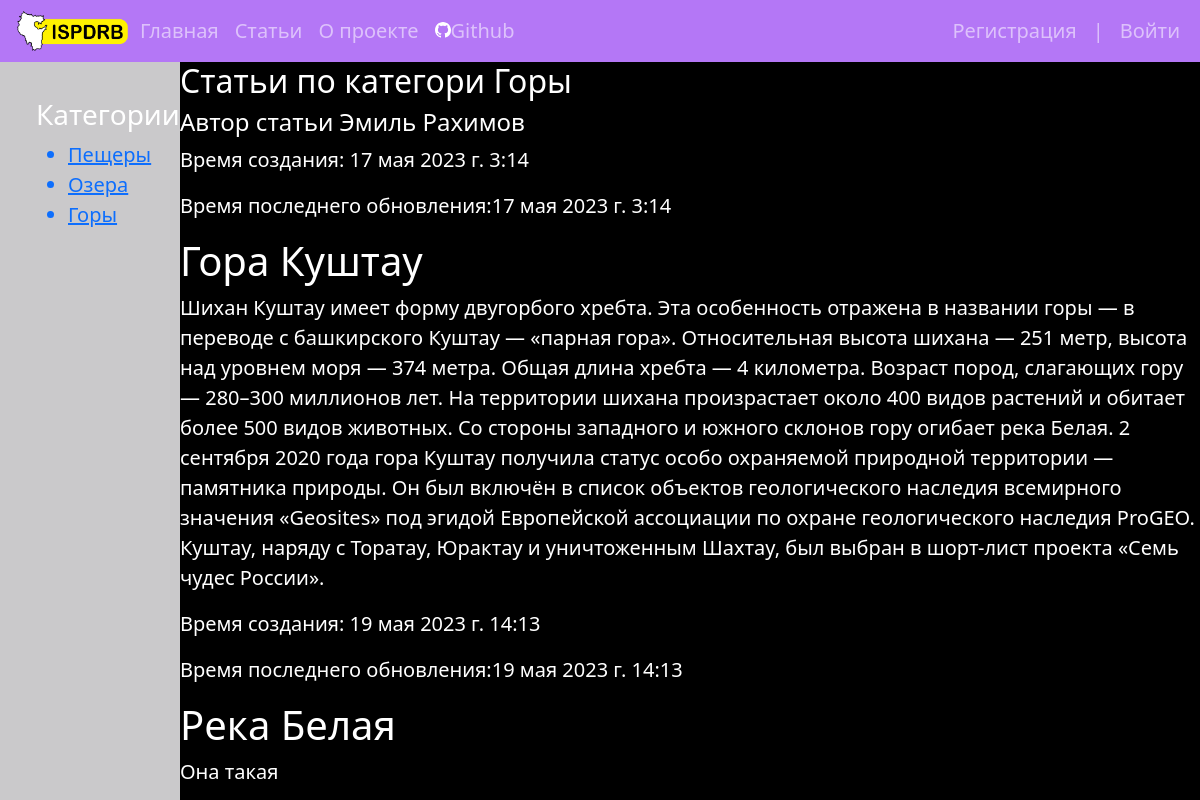
The page /articles/ on the database as committed earlier.
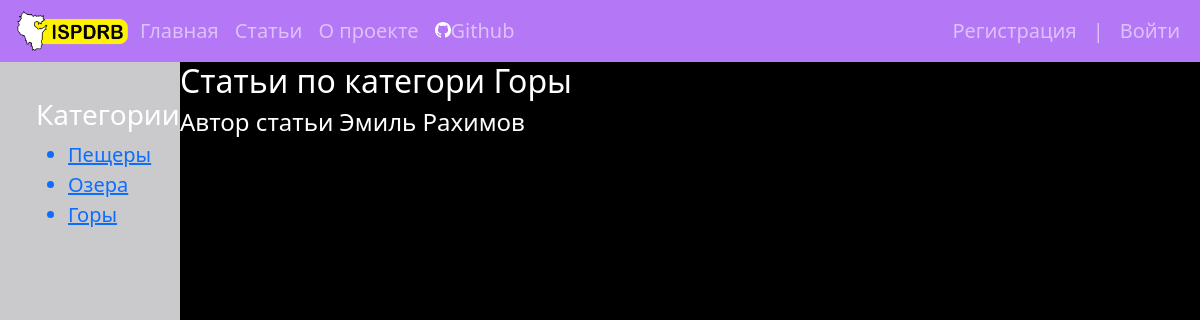
The same page on the database as committed later.
### main/models.py (models this page shows, shortened)
class Article(models.Model):
    title = models.CharField(max_length=255)
    content = models.TextField(blank=False)
    photo = models.ImageField(upload_to="photos/%Y/%m/%d/")
    time_create = models.DateTimeField(auto_now_add=True)
    time_update = models.DateTimeField(auto_now=True)
    is_published = models.BooleanField(default=True)
    class Meta:
        verbose_name = 'Статья'
        verbose_name_plural = 'Статьи'

### main/views.py (the view)
# urls.py: path('articles/', articles, name='articles'),
def articles(request):
    posts = Article.objects.all()
    context = {
        'menu': menu,
        'title': 'Статьи',
        'posts': posts
    }
    return render(request, 'main/articles.html', context=context)

### main/templates/main/articles.html
{% extends 'main/base.html' %}
{% block body  %}
<div id="articles-category">
    <h3>Категории</h3>
    <ul>
        <a href=""><li>Пещеры</li></a>
        <a href=""><li>Озера</li></a>
        <a href=""><li>Горы</li></a>
    </ul>
</div>
<div id="articles-main">
    <h2>Статьи по категори Горы</h2>
    <h4>Автор статьи Эмиль Рахимов</h4>
    {% for p in posts %}
    <p>Время создания: {{p.time_create }}</p>
    <p>Время последнего обновления:{{p.time_update}}</p>
    <h1>{{p.title}}</h1>
    <p>{{p.content}}</p>
    {% endfor  %}
</div>
{% endblock  %}

### main/templates/main/base.html (shortened to what this page needs)
<!doctype html>
{% load static %}
<html lang="en">
<head>
    <link rel="stylesheet" href="https://cdn.jsdelivr.net/npm/bootstrap@5.2.3/dist/css/bootstrap.min.css">
    <link rel = "stylesheet" href="{% static 'main/css/main.css' %}">
</head>
<body>
<nav class="navbar navbar-dark navbar-expand-lg" style="background-color: #b477f6;">
  <div class="container-fluid">
    <a class="nav-link" aria-current="page" href="{% url 'main' %}">
    <img id="site-logo" src="{% static 'main/img/Logo.png'%}">
    </a>
    <div class="collapse navbar-collapse" id="navbarSupportedContent">
      <ul class="navbar-nav me-auto mb-2 mb-lg-0">
          {% for m in menu %}
            <li class="nav-item">
              <a class="nav-link" aria-current="page" href="{% url m.url_name %} ">{{ m.namemenu }}</a>
            </li>
          {% endfor %}
            <li class="nav-item">
              <a class="nav-link" href="https://github.com/EmiMathesi/ISPDRB" target="_blank">
                  <img class="github-icon" src="{% static 'main/img/github.svg'%}">Github
              </a>
            </li>
      </ul>
      <ul class="nav navbar-nav ms-auto  mb-2 mb-lg-0">
        {% if request.user.is_authenticated%}
        {% if user.profile.avatar %}
        <li class="nav-item"><a class="nav-link" aria-current="page" href="{% url 'profile' user.profile.id %}"> <img src="{{ user.profile.avatar.url }}" height=35 width=35> </a></li>
        {% else %}
        <li class="nav-item"><a class="nav-link" aria-current="page" href="{% url 'profile' user.profile.id %}"> <img src="{% static 'main/img/defaut_avatar.png' %}" height=35 width=35> </a></li>
        {% endif %}
        <li class="nav-item dropdown">
        <a class="nav-link dropdown-toggle" href="#" role="button" data-bs-toggle="dropdown" aria-expanded="false">{{ user.username}}</a>
        <ul class="dropdown-menu">
          <li><a class="dropdown-item" href="{% url 'profile' user.profile.id %}"> Профиль </a></li>
          <li><a class="dropdown-item" href="{% url 'update_profile' %}"> Настройки </a></li>
        </ul>
        </li>
        <li class="nav-item"><a class="nav-link" aria-current="page" href="#">|</a></li>
        <li class="nav-item"><a class="nav-link" aria-current="page" href="{% url 'logout'%}">Выйти</a></li>
        {% else %}
        <li class="nav-item"><a class="nav-link" aria-current="page" href="{% url 'register' %}"> Регистрация</a></li>
        <li class="nav-item"><a class="nav-link" aria-current="page" href="#">|</a></li>
        <li class="nav-item"><a class="nav-link" aria-current="page" href="{% url 'login'%}"> Войти</a></li>
        {% endif %}
      </ul>
    </div>
  </div>
</nav>
{% block body  %}
{% endblock  %}
</body>
</html>

### main/static/main/css/main.css (style rules this page uses)
body { background: black; color:white; font-size: 20px; }
#site-logo { width: 120px; height: 40px; }
.github-icon { margin-top: -5px; }
#articles-category { position: fixed; float: left; background: #cac9cb; width: 15%; height: 100%; padding-top: 3%; padding-left: 3%; }
#articles-main { position: fixed; background: black; margin-left:15%; width: 85%; height: 100%; float: left; }

Rows that differ between the two databases and show on the page:
removed Article: time_create "17 мая 2023 г. 3:14", time_update "17 мая 2023 г. 3:14", title "Гора Куштау", content "Шихан Куштау имеет форму двугорбого хребта. Эта особенность отражена в названии горы — в переводе с башкирского Куштау — «парная гора». Относительная высота шихана — 251 метр, высота над уровнем моря — 374 метра. Общая длина хребта — 4 километра. Возраст пород, слагающих гору — 280–300 миллионов лет. На территории шихана произрастает около 400 видов растений и обитает более 500 видов животных. Со стороны западного и южного склонов гору огибает река Белая. 2 сентября 2020 года гора Куштау получила статус особо охраняемой природной территории — памятника природы. Он был включён в список объектов геологического наследия всемирного значения «Geosites» под эгидой Европейской ассоциации по охране…"
removed Article: time_create "19 мая 2023 г. 14:13", time_update "19 мая 2023 г. 14:13", title "Река Белая", content "Она такая"
